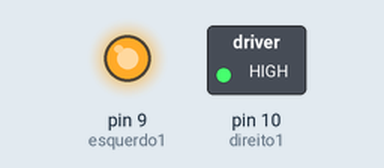
The sketch below on a simulated Arduino Uno, built with avr-gcc and run on an emulated ATmega328P. Parts: switched loads named in the sketch (green lamp = pin HIGH), output pins drawn as LEDs (lit = HIGH). What the sketch prints to the serial monitor is not drawn.

Above: at 0.1 s.
Timing chart, 0 to 1.6 s (numbered marks = the images above):
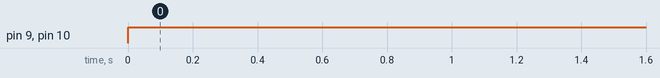

The sketch:

quasefinal.ino
```cpp
#define linha       5    //sensor de linha
#define linha2      6    //sensor de linha
#define esquerdo2   7    //Pino 5 ativa o motor esquerdo para frente
#define direito2    8    //Pino 6 ativa o motor direito para frente
#define esquerdo1   9    //Pino 5 ativa o motor esquerdo para frente
#define direito1    10   //Pino 6 ativa o motor direito para frente
#define echoPin     12   //Pino do Echo (Obs: Não trocar)
#define trigPin     13   //Pino do trigger (Obs: Não trocar)
#define iv          0    //infravermelho ANALOGICO
int bitultimo=0;         //define qual ser a proxima açao do motor
int bitinicio;           //define a ultima açao do motor
int t=5;               //Tempo dos estados do motor
int x=0;                 //contador
int sensor;              //variavel que sera usada para o return na funçao ativarmotor(). Ele sera atribuido o valor da leitura e sera uma das condiçoes de saida precoce do while, sendo retornado como resultado da funçao int
//LINHA
int estado1, estado2;     //variável utilizada armazenar o estado do sensor de linha
//ULTRASSOM
long duration, distance;
//IR
float sensorValue, cm;    //Must be of type float for pow()


//leitura
int l,l2,u;
int i;

void setup()
{
   Serial.begin(9600); //inicia a porta serial
   //Motores

   pinMode(esquerdo1, OUTPUT);
   //pinMode(esquerdo2, OUTPUT);
   pinMode(direito1, OUTPUT);
   //pinMode(direito2, OUTPUT);
   digitalWrite(esquerdo1, LOW);
   digitalWrite(direito1, LOW);
   //Sensores
   pinMode(linha, INPUT);
   pinMode(linha2, INPUT);
   pinMode(iv, INPUT);
   pinMode(trigPin, OUTPUT); // declarar pino de saída da onda
   pinMode(echoPin, INPUT); // declara pino da leitura da onda

}

void loop()
{
  digitalWrite(esquerdo1, HIGH);
   digitalWrite(direito1, HIGH);
Serial.println("bitultimo");
//Serial.println(bitultimo);
delay(5000);
//bitultimo = ativarmotor();
//x=0;
delay(1000);
}

//MOVIMENTO

int ativarmotor(){
switch(bitultimo){
    case 0: //estado inicial, onde ele virará meio tempo para a esquerda
      delay(5000);
      esquerdofrente();
      direitopara();
      while(x<(t/2) && sensor==0){
        sensor=leitura();
        x++;
      }
      bitinicio=0;
      if(sensor==0) return 1;
      else return sensor;
      break;

    case 1: //Motor est virado para a direita, hora de virar para a esquerda
      esquerdopara();
      direitofrente();
      while(x<t){
        sensor=leitura();
        x++;
      }
      bitinicio=1;
      if(sensor==0) return 2;
      else return sensor;
      break;

    case 2: //Motor est virado para a esquerda, hora de virar para a direita
      esquerdofrente();
      direitopara();
      while(x<t){
        sensor=leitura();
        x++;
      }
      bitinicio=2;
      if(sensor==0) return 1;
      else return sensor;
      break;

    case 3: //Detectou um robo na frente

      esquerdopara();
      direitopara();
      while(sensor==3){
       Serial.println("estou aqui");
       sensor=leitura();
      }
      if(sensor==0 && bitinicio==2) return 1;
      if(sensor==0 && bitinicio==1) return 2;
      else return sensor;
      bitinicio=3;

      break;

    case 4://caso onde ele detectou uma linha no sensor frontal
      esquerdofrente();
      direitopara();
      while(x<2*t){
        x++;
      }
      bitinicio=4;
      return 1;
      break;

    case 5: //tracking esquerdo
      //nao sera incluido enquanto/se nao for instalado o pwm
      bitinicio=5;
      break;
    case 6: //tracking direito
      //nao sera incluido enquanto/se nao for instalado o pwm
      bitinicio=6;
      break;
    case 7: //caso ele tenha detectado uma linha na traseira dele. O que será impossível sem a ação do outro robô, pois ele não dá ré por conta própria
      esquerdofrente();
      //direitotraz();
      direitopara();
      //tenta girar o robô, para o por numa posição desvantajosa
      while(x<t){
        x++; //primeiro dá uma meia revolução, para sair de cima da linha e poder começar a ler normalmente
      }
      x=0; //reseta o contador
      sensor=leitura(); //reseta a variavel sensor
      while(x<t && sensor==3){ //dá o resto da revolução, contanto que o adversário esteja na frente
        sensor=leitura();
        x++;
      }
      bitinicio=6;
      return sensor; //ao final da revoluçao, empurra normalmente
      break;
   }
}

// MOTORES

void esquerdofrente(){
   digitalWrite(esquerdo1, HIGH);
//   digitalWrite(esquerdo2, LOW);

}


void direitofrente(){
   digitalWrite(direito1, HIGH);
//   digitalWrite(direito2, LOW);

}
/*
void esquerdotraz(){
   digitalWrite(esquerdo1, LOW);
   digitalWrite(esquerdo2, HIGH);
}


void direitotraz(){
   digitalWrite(direito1, LOW);
   digitalWrite(direito2, HIGH);
}
*/

void direitopara(){
   digitalWrite(direito1, LOW);
//   digitalWrite(direito2, LOW);
}

void esquerdopara(){
   digitalWrite(esquerdo1, LOW);
//   digitalWrite(esquerdo2, LOW);
}

//SENSORES

int sensordelinhaFrente(){
 estado1 = digitalRead(linha); //lê o estado do sensor (alto = inativo, baixo = ativo) //lê o estado do sensor de linha
 return !estado1; //retorna o inverso, logo se encontrar lihnha branca retornará true, se tiver em preto, false.
}


int sensordelinhaTras(){
 estado2 = digitalRead(linha2); //lê o estado do sensor (alto = inativo, baixo = ativo) //lê o estado do sensor de linha
 return !estado2; //retorna o inverso, logo se encontrar lihnha branca retornará true, se tiver em preto, false.
}

 boolean encontrarObstaculoUS(){
    //Começo do código padrão para uso do ultrassom (creio que não preciso explicar isso)
    digitalWrite(trigPin, LOW);
    delayMicroseconds(2);
    digitalWrite(trigPin, HIGH);
    delayMicroseconds(10);
    digitalWrite(trigPin, LOW);
    duration = pulseIn(echoPin, HIGH);
    distance = ((duration)/29.1)/2;

    //Fim do código padrão
    if (distance >= 130 || distance <= 0){ //Caso a distancia seja maior que 130(nosso robô tem 20cm e a arena 150cm, logo 130cm é o suficient para atravessa-la) ou menor/igual a 0 (nada encontrado) retorna FALSO
      return false;
    }
    else {
      return true; //caso a confdição anterior não seja satisfeita, retornará true
    }
}

boolean encontrarObstaculoIR(){
  sensorValue = analogRead(iv);
  //inches = 4192.936 * pow(sensorValue,-0.935) - 3.937;
  cm = 10650.08 * pow(sensorValue,-0.935) - 7; //Função definida por http://arduinomega.blogspot.com.br/2011/05/infrared-long-range-sensor-gift-of.html e adaptada para nosso caso
  if(cm>=20.0 && cm<=100.0){ // Caso o retorno em cm seja entre 20m e 150cm então é retornado um booleano true
  Serial.print("||cm: ");
  Serial.print(cm);
  return true;
  }
  Serial.print("||cm: ");
  Serial.print("nada");
  return false; //caso não tenha retorno o if anterior, então retorna um false
}


int leitura(){
   Serial.println("vai");
   l=sensordelinhaFrente();
   Serial.println(l);
   l2=sensordelinhaTras();
   Serial.println(l2);
   //i=encontrarObstaculoIR();
   i=0;  //provisorio para infravermelho nao funcional
   u=encontrarObstaculoUS();
   Serial.println(u);
   if(l==1){
      return 4;
   }
   if(l2==1){
      return 7;
   }
   if(i==1 || u==1){
      return 3;
   }
   /*if(i==1 && u==0){
      return 5;
   }
   if(u==1 && i==0){
      return 6;
   }
   */
   else{
      return 0;
   }
}
```

Measured:
- by itself, pin 9 (esquerdo1), pin 10 (direito1): LOW → HIGH at 0.00 s
